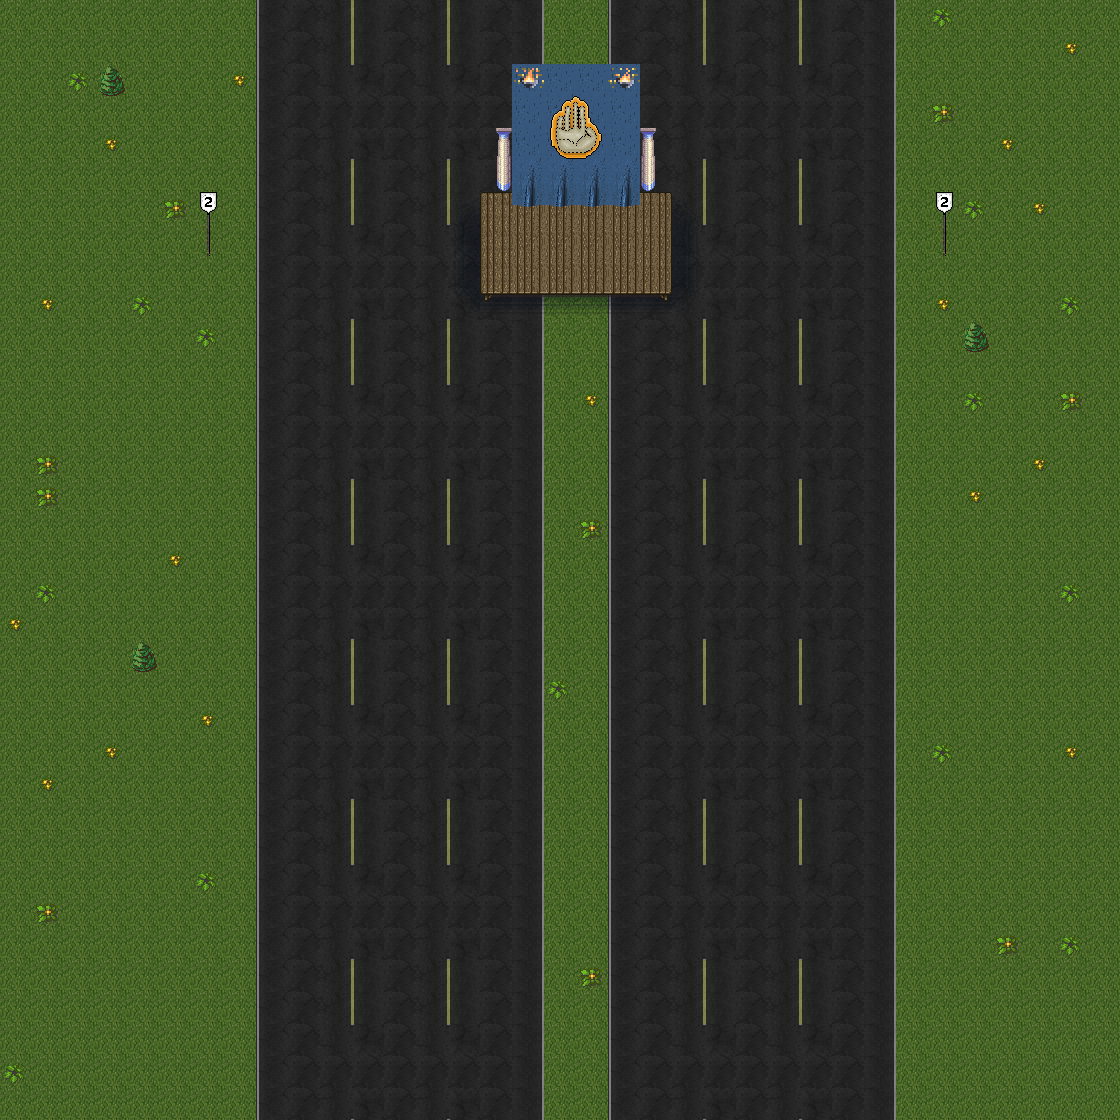

Rendered tile map (Tiled .tmx) drawn with the repository's tilesets; below, a short description and the map source with its tile grids summarised:
An orthogonal 35x35 tile map with 32x32 px tiles, 6 tile layers (ground, subdetail, detail, collision, ...) and 56 objects.

<map version="1.0" tiledversion="1.1.4" orientation="orthogonal" renderorder="right-down" width="35" height="35" tilewidth="32" tileheight="32" infinite="0" nextobjectid="120">
 <tileset firstgid="1" name="_WORLD-TILES-MASTER" tilewidth="32" tileheight="32" tilecount="3040" columns="40">
  <image source="_WORLD-TILES-MASTER.png" width="1280" height="2432" />
 </tileset>
 <layer name="ground" width="35" height="35">
  <data>[1225 cells, 1225 non-empty, 8 distinct tile ids]</data>
 </layer>
 <layer name="subdetail" width="35" height="35">
  <data>[1225 cells, 57 non-empty, 11 distinct tile ids]</data>
 </layer>
 <layer name="detail" width="35" height="35">
  <data>[1225 cells, 40 non-empty, 11 distinct tile ids]</data>
 </layer>
 <layer name="collision" width="35" height="35">
  <data>[1225 cells, 11 non-empty, 5 distinct tile ids]</data>
 </layer>
 <objectgroup name="objects">
  <object id="11" gid="1349" x="369.93" y="206.111" width="32" height="32">
   <properties>
    <property name="colour" value="blue" />
    <property name="direction" value="0,-1" />
    <property name="objectType" value="truck" />
    <property name="type" value="object" />
   </properties>
  </object>
  <object id="12" gid="1349" x="49.3266" y="480.322" width="32" height="32">
   <properties>
    <property name="colour" value="blue" />
    <property name="direction" value="0,-1" />
    <property name="objectType" value="truck" />
    <property name="type" value="object" />
   </properties>
  </object>
  <object id="13" gid="1349" x="145.327" y="480.322" width="32" height="32">
   <properties>
    <property name="colour" value="black" />
    <property name="direction" value="0,1" />
    <property name="objectType" value="truck" />
    <property name="type" value="object" />
   </properties>
  </object>
  <object id="14" gid="1349" x="145.327" y="480.322" width="32" height="32">
   <properties>
    <property name="colour" value="black" />
    <property name="direction" value="0,-1" />
    <property name="objectType" value="truck" />
    <property name="type" value="object" />
   </properties>
  </object>
  <object id="15" gid="1349" x="241.327" y="480.322" width="32" height="32">
   <properties>
    <property name="colour" value="red" />
    <property name="direction" value="0,-1" />
    <property name="flag" type="bool" value="true" />
    <property name="objectType" value="truck" />
    <property name="type" value="object" />
   </properties>
  </object>
  <object id="16" gid="1349" x="337.327" y="480.322" width="32" height="32">
   <properties>
    <property name="colour" value="yellow" />
    <property name="direction" value="0,-1" />
    <property name="flag" type="bool" value="true" />
    <property name="objectType" value="truck" />
    <property name="type" value="object" />
   </properties>
  </object>
  <object id="17" gid="1349" x="433.327" y="480.322" width="32" height="32">
   <properties>
    <property name="colour" value="red" />
    <property name="direction" value="0,-1" />
    <property name="objectType" value="truck" />
    <property name="type" value="object" />
   </properties>
  </object>
  <object id="18" gid="1349" x="529.327" y="480.322" width="32" height="32">
   <properties>
    <property name="colour" value="green" />
    <property name="direction" value="0,-1" />
    <property name="flag" type="bool" value="true" />
    <property name="objectType" value="truck" />
    <property name="type" value="object" />
   </properties>
  </object>
  <object id="19" gid="1349" x="625.327" y="480.322" width="32" height="32">
   <properties>
    <property name="colour" value="blue" />
    <property name="direction" value="0,-1" />
    <property name="objectType" value="truck" />
    <property name="type" value="object" />
   </properties>
  </object>
  <object id="20" gid="1349" x="721.327" y="480.322" width="32" height="32">
   <properties>
    <property name="colour" value="yellow" />
    <property name="direction" value="0,-1" />
    <property name="objectType" value="truck" />
    <property name="type" value="object" />
   </properties>
  </object>
  <object id="21" gid="1349" x="817.327" y="480.322" width="32" height="32">
   <properties>
    <property name="colour" value="grey" />
    <property name="direction" value="0,-1" />
    <property name="flag" type="bool" value="true" />
    <property name="objectType" value="truck" />
    <property name="type" value="object" />
   </properties>
  </object>
  <object id="22" gid="1349" x="913.327" y="480.322" width="32" height="32">
   <properties>
    <property name="colour" value="black" />
    <property name="direction" value="0,-1" />
    <property name="flag" type="bool" value="true" />
    <property name="objectType" value="truck" />
    <property name="type" value="object" />
   </properties>
  </object>
  <object id="23" gid="1349" x="1009.33" y="480.322" width="32" height="32">
   <properties>
    <property name="objectType" value="siege-tower" />
    <property name="type" value="object" />
   </properties>
  </object>
  <object id="24" gid="1349" x="964.327" y="641.322" width="32" height="32">
   <properties>
    <property name="colour" value="green" />
    <property name="direction" value="0,-1" />
    <property name="flag" type="bool" value="true" />
    <property name="objectType" value="truck" />
    <property name="type" value="object" />
   </properties>
  </object>
  <object id="25" gid="1349" x="868.327" y="641.322" width="32" height="32">
   <properties>
    <property name="objectType" value="siege-tower" />
    <property name="type" value="object" />
   </properties>
  </object>
  <object id="26" gid="1349" x="772.327" y="641.322" width="32" height="32">
   <properties>
    <property name="colour" value="grey" />
    <property name="direction" value="0,-1" />
    <property name="flag" type="bool" value="true" />
    <property name="objectType" value="truck" />
    <property name="type" value="object" />
   </properties>
  </object>
  <object id="27" gid="1349" x="676.327" y="641.322" width="32" height="32">
   <properties>
    <property name="colour" value="grey" />
    <property name="direction" value="0,-1" />
    <property name="flag" type="bool" value="true" />
    <property name="objectType" value="truck" />
    <property name="type" value="object" />
   </properties>
  </object>
  </objectgroup>
 <layer name="subforeground" width="35" height="35">
  <data>[1225 cells, 0 non-empty, 0 distinct tile ids]</data>
 </layer>
 <layer name="foreground" width="35" height="35">
  <data>[1225 cells, 6 non-empty, 6 distinct tile ids]</data>
 </layer>
</map>
<!-- 39 of 56 objects omitted -->
